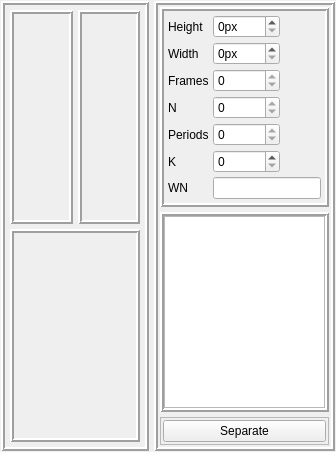
             <widget class="QWidget" name="get_images">
              <attribute name="title">
               <string>Separate</string>
              </attribute>
              <layout class="QHBoxLayout" name="horizontalLayout_4" stretch="3,1">
               <property name="spacing">
                <number>5</number>
               </property>
               <property name="leftMargin">
                <number>1</number>
               </property>
               <property name="topMargin">
                <number>1</number>
               </property>
               <property name="rightMargin">
                <number>1</number>
               </property>
               <property name="bottomMargin">
                <number>1</number>
               </property>
               <item>
                <widget class="QFrame" name="img_phase_1">
                 <property name="frameShape">
                  <enum>QFrame::Box</enum>
                 </property>
                 <property name="frameShadow">
                  <enum>QFrame::Raised</enum>
                 </property>
                 <property name="lineWidth">
                  <number>2</number>
                 </property>
                 <layout class="QGridLayout" name="gridLayout">
                  <property name="leftMargin">
                   <number>5</number>
                  </property>
                  <property name="topMargin">
                   <number>5</number>
                  </property>
                  <property name="rightMargin">
                   <number>5</number>
                  </property>
                  <property name="bottomMargin">
                   <number>5</number>
                  </property>
                  <property name="spacing">
                   <number>5</number>
                  </property>
                  <item row="0" column="0">
                   <widget class="QLabel" name="img_p_1_1">
                    <property name="toolTip">
                     <string>In this frame you can see the gray's scale original image provided by the video</string>
                    </property>
                    <property name="frameShape">
                     <enum>QFrame::Box</enum>
                    </property>
                    <property name="frameShadow">
                     <enum>QFrame::Raised</enum>
                    </property>
                    <property name="lineWidth">
                     <number>2</number>
                    </property>
                    <property name="text">
                     <string/>
                    </property>
                   </widget>
                  </item>
                  <item row="0" column="1">
                   <widget class="QLabel" name="img_p_1_2">
                    <property name="toolTip">
                     <string>In this frame you can see the gray's scale original image provided by the video</string>
                    </property>
                    <property name="frameShape">
                     <enum>QFrame::Box</enum>
                    </property>
                    <property name="frameShadow">
                     <enum>QFrame::Raised</enum>
                    </property>
                    <property name="lineWidth">
                     <number>2</number>
                    </property>
                    <property name="text">
                     <string/>
                    </property>
                   </widget>
                  </item>
                  <item row="1" column="0" colspan="2">
                   <widget class="QLabel" name="img_p_1_3">
                    <property name="toolTip">
                     <string>In this frame you can see the gray's scale original image provided by the video</string>
                    </property>
                    <property name="frameShape">
                     <enum>QFrame::Box</enum>
                    </property>
                    <property name="frameShadow">
                     <enum>QFrame::Raised</enum>
                    </property>
                    <property name="lineWidth">
                     <number>2</number>
                    </property>
                    <property name="text">
                     <string/>
                    </property>
                   </widget>
                  </item>
                 </layout>
                </widget>
               </item>
               <item>
                <widget class="QFrame" name="data_phase_1">
                 <property name="frameShape">
                  <enum>QFrame::Box</enum>
                 </property>
                 <property name="frameShadow">
                  <enum>QFrame::Raised</enum>
                 </property>
                 <property name="lineWidth">
                  <number>2</number>
                 </property>
                 <layout class="QVBoxLayout" name="verticalLayout_7">
                  <property name="spacing">
                   <number>5</number>
                  </property>
                  <property name="leftMargin">
                   <number>2</number>
                  </property>
                  <property name="topMargin">
                   <number>2</number>
                  </property>
                  <property name="rightMargin">
                   <number>2</number>
                  </property>
                  <property name="bottomMargin">
                   <number>2</number>
                  </property>
                  <item>
                   <widget class="QFrame" name="frame_2">
                    <property name="sizePolicy">
                     <sizepolicy hsizetype="Fixed" vsizetype="Preferred">
                      <horstretch>0</horstretch>
                      <verstretch>0</verstretch>
                     </sizepolicy>
                    </property>
                    <property name="frameShape">
                     <enum>QFrame::Box</enum>
                    </property>
                    <property name="frameShadow">
                     <enum>QFrame::Raised</enum>
                    </property>
                    <property name="lineWidth">
                     <number>2</number>
                    </property>
                    <layout class="QFormLayout" name="formLayout_3">
                     <property name="horizontalSpacing">
                      <number>4</number>
                     </property>
                     <property name="verticalSpacing">
                      <number>4</number>
                     </property>
                     <property name="leftMargin">
                      <number>4</number>
                     </property>
                     <property name="topMargin">
                      <number>4</number>
                     </property>
                     <property name="rightMargin">
                      <number>4</number>
                     </property>
                     <property name="bottomMargin">
                      <number>4</number>
                     </property>
                     <item row="0" column="0">
                      <widget class="QLabel" name="heightLabel_2">
                       <property name="text">
                        <string>Height</string>
                       </property>
                      </widget>
                     </item>
                     <item row="0" column="1">
                      <widget class="QSpinBox" name="heightPhase">
                       <property name="sizePolicy">
                        <sizepolicy hsizetype="Fixed" vsizetype="Fixed">
                         <horstretch>0</horstretch>
                         <verstretch>0</verstretch>
                        </sizepolicy>
                       </property>
                       <property name="suffix">
                        <string>px</string>
                       </property>
                       <property name="prefix">
                        <string/>
                       </property>
                       <property name="maximum">
                        <number>1080</number>
                       </property>
                      </widget>
                     </item>
                     <item row="1" column="0">
                      <widget class="QLabel" name="widthLabel_2">
                       <property name="text">
                        <string>Width</string>
                       </property>
                      </widget>
                     </item>
                     <item row="1" column="1">
                      <widget class="QSpinBox" name="widthPhase">
                       <property name="sizePolicy">
                        <sizepolicy hsizetype="Fixed" vsizetype="Fixed">
                         <horstretch>0</horstretch>
                         <verstretch>0</verstretch>
                        </sizepolicy>
                       </property>
                       <property name="suffix">
                        <string>px</string>
                       </property>
                       <property name="prefix">
                        <string/>
                       </property>
                       <property name="maximum">
                        <number>1080</number>
                       </property>
                      </widget>
                     </item>
                     <item row="2" column="0">
                      <widget class="QLabel" name="framesToProcessLabel">
                       <property name="text">
                        <string>Frames</string>
                       </property>
                      </widget>
                     </item>
                     <item row="2" column="1">
                      <widget class="QSpinBox" name="framesToProcess">
                       <property name="sizePolicy">
                        <sizepolicy hsizetype="Fixed" vsizetype="Fixed">
                         <horstretch>0</horstretch>
                         <verstretch>0</verstretch>
                        </sizepolicy>
                       </property>
                       <property name="readOnly">
                        <bool>true</bool>
                       </property>
                       <property name="maximum">
                        <number>100000</number>
                       </property>
                      </widget>
                     </item>
                     <item row="3" column="0">
                      <widget class="QLabel" name="framesPerPeriodLabel">
                       <property name="text">
                        <string>N</string>
                       </property>
                      </widget>
                     </item>
                     <item row="3" column="1">
                      <widget class="QSpinBox" name="framesPerPeriod">
                       <property name="sizePolicy">
                        <sizepolicy hsizetype="Fixed" vsizetype="Fixed">
                         <horstretch>0</horstretch>
                         <verstretch>0</verstretch>
                        </sizepolicy>
                       </property>
                       <property name="readOnly">
                        <bool>true</bool>
                       </property>
                       <property name="maximum">
                        <number>100000</number>
                       </property>
                      </widget>
                     </item>
                     <item row="4" column="0">
                      <widget class="QLabel" name="periodsLabel">
                       <property name="text">
                        <string>Periods</string>
                       </property>
                      </widget>
                     </item>
                     <item row="4" column="1">
                      <widget class="QSpinBox" name="periods">
                       <property name="sizePolicy">
                        <sizepolicy hsizetype="Fixed" vsizetype="Fixed">
                         <horstretch>0</horstretch>
                         <verstretch>0</verstretch>
                        </sizepolicy>
                       </property>
                       <property name="readOnly">
                        <bool>true</bool>
                       </property>
                       <property name="maximum">
                        <number>100000</number>
                       </property>
                      </widget>
                     </item>
                     <item row="5" column="1">
                      <widget class="QSpinBox" name="digital_frequencySpinBox">
                       <property name="sizePolicy">
                        <sizepolicy hsizetype="Fixed" vsizetype="Fixed">
                         <horstretch>0</horstretch>
                         <verstretch>0</verstretch>
                        </sizepolicy>
                       </property>
                       <property name="maximum">
                        <number>100000</number>
                       </property>
                      </widget>
                     </item>
                     <item row="5" column="0">
                      <widget class="QLabel" name="digital_frequencyLabel">
                       <property name="text">
                        <string>K</string>
                       </property>
                       <property name="alignment">
                        <set>Qt::AlignRight|Qt::AlignTrailing|Qt::AlignVCenter</set>
                       </property>
                      </widget>
                     </item>
                     <item row="6" column="0">
                      <widget class="QLabel" name="wNLabel">
                       <property name="text">
                        <string>WN</string>
                       </property>
                      </widget>
                     </item>
                     <item row="6" column="1">
                      <widget class="QLineEdit" name="wNLineEdit"/>
                     </item>
                    </layout>
                   </widget>
                  </item>
                  <item>
                   <widget class="QFrame" name="frame_3">
                    <property name="frameShape">
                     <enum>QFrame::Box</enum>
                    </property>
                    <property name="frameShadow">
                     <enum>QFrame::Raised</enum>
                    </property>
                    <property name="lineWidth">
                     <number>2</number>
                    </property>
                    <layout class="QVBoxLayout" name="verticalLayout_10">
                     <property name="spacing">
                      <number>0</number>
                     </property>
                     <property name="leftMargin">
                      <number>0</number>
                     </property>
                     <property name="topMargin">
                      <number>0</number>
                     </property>
                     <property name="rightMargin">
                      <number>0</number>
                     </property>
                     <property name="bottomMargin">
                      <number>0</number>
                     </property>
                     <item>
                      <widget class="QListWidget" name="list_images">
                       <property name="selectionMode">
                        <enum>QAbstractItemView::SingleSelection</enum>
                       </property>
                       <property name="itemAlignment">
                        <set>Qt::AlignCenter</set>
                       </property>
                      </widget>
                     </item>
                    </layout>
                   </widget>
                  </item>
                  <item>
                   <widget class="QFrame" name="frame_9">
                    <property name="frameShape">
                     <enum>QFrame::StyledPanel</enum>
                    </property>
                    <property name="frameShadow">
                     <enum>QFrame::Raised</enum>
                    </property>
                    <layout class="QVBoxLayout" name="verticalLayout_14">
                     <property name="spacing">
                      <number>2</number>
                     </property>
                     <property name="leftMargin">
                      <number>2</number>
                     </property>
                     <property name="topMargin">
                      <number>2</number>
                     </property>
                     <property name="rightMargin">
                      <number>2</number>
                     </property>
                     <property name="bottomMargin">
                      <number>2</number>
                     </property>
                     <item>
                      <widget class="QPushButton" name="btnSeparate">
                       <property name="text">
                        <string>Separate</string>
                       </property>
                       <property name="icon">
                        <iconset theme="emblem-symbolic-link">
                         <normaloff>.</normaloff>.</iconset>
                       </property>
                      </widget>
                     </item>
                    </layout>
                   </widget>
                  </item>
                 </layout>
                </widget>
               </item>
              </layout>
             </widget>
